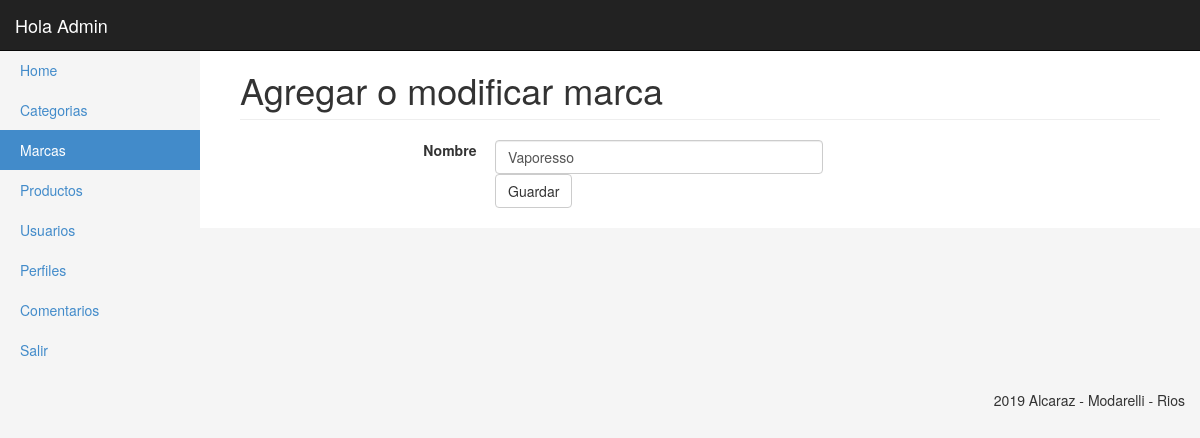
/_admin/marcas_ae.php?edit=1 (signed in), run on an earlier commit of the app's database.
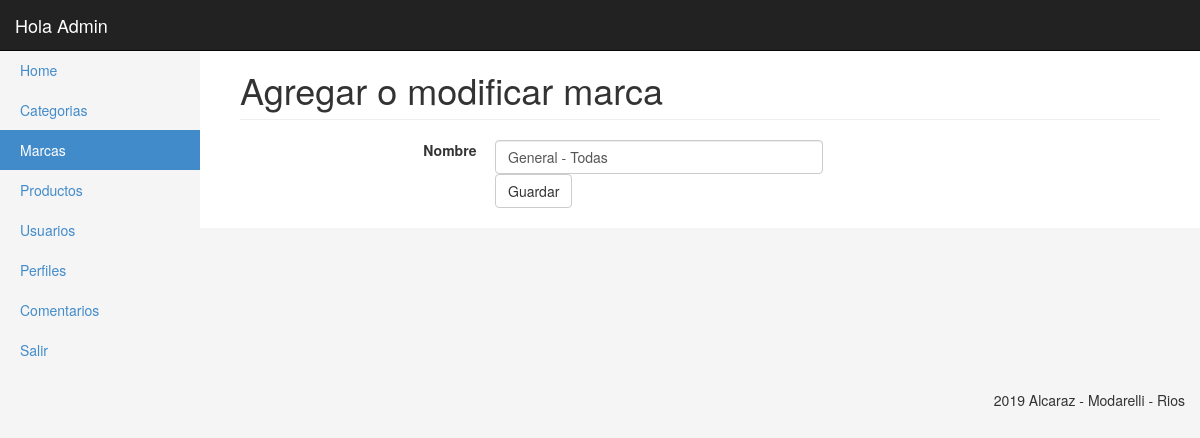
And on a later commit of the database.
### tables this page shows
CREATE TABLE `marcas` (
  `id_marca` int(11) NOT NULL,
  `txt_desc` varchar(300) NOT NULL
);

### _admin/clases/marcas.php (called while the page is built, shortened)
<?
Class Marca{
	private $con;
	public function __construct($con){
		$this->con = $con;
	}
	public function get($id){
	    $query = "SELECT id_marca, txt_desc
		           FROM marcas WHERE id_marca = ".$id;
        $marca = $this->con->query($query)->fetch(PDO::FETCH_OBJ);
        return $marca;
	}
}
?>

### _admin/marcas_ae.php (the view, shortened to what this page needs)
<?
require('inc/header.php');
?>
<div class="container-fluid">
      <?$marcaMenu = 'Marcas';
	include('inc/side_bar.php');
	$marca = new Marca($con);
	if(isset($_GET['edit'])){
            $marcas = $marca->get($_GET['edit']);
	}
	?>
        <div class="col-sm-9 col-md-10 main">
	  <h1 class="page-header">
                    Agregar o modificar marca
          </h1>
          <div class="col-md-2"></div>
            <form action="marcas.php" method="post" class="col-md-6 from-horizontal">
                <div class="form-group">
                    <label for="txt_desc" class="col-sm-2 control-label">Nombre</label>
                    <div class="col-sm-10">
                        <input type="text" class="form-control" required id="txt_desc" name="txt_desc" placeholder="" value="<?=(isset($marcas->txt_desc)?$marcas->txt_desc:'');?>">
                    </div>
                </div>
                <div class="form-group">
                    <div class="col-sm-offset-2 col-sm-10">
                    <button type="submit" class="btn btn-default" name="formulario_marcas" >Guardar</button>
                    </div>
                </div>
            </form>
          </div>
      </div>
	</div>
<?include('inc/footer.php');?>

### _admin/inc/header.php (shortened to what this page needs)
<!DOCTYPE html>
<? session_start();
include('clases/categorias.php');
include('clases/marcas.php');
?>
<html lang="es">
	<head>
		<link href="css/bootstrap.min.css" rel="stylesheet">
		<link href="css/styles.css" rel="stylesheet">
	</head>
	<body>
<nav class="navbar navbar-inverse navbar-fixed-top" role="navigation">
      <div class="container-fluid">
        <div class="navbar-header">
          <a class="navbar-brand" href="#">Hola <?=$_SESSION['usuario']['nombre']?></a>
        </div>
      </div>
</nav>

What changed in the data, as far as the page shows it:
changed marcas: txt_desc "Vaporesso" → "General - Todas"
